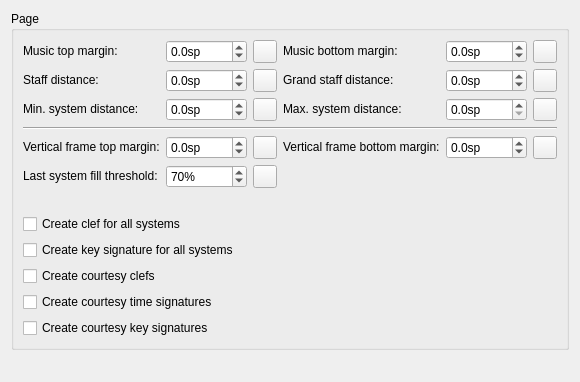
      <widget class="QWidget" name="PagePage">
       <layout class="QVBoxLayout" name="verticalLayout_21">
        <property name="spacing">
         <number>0</number>
        </property>
        <item>
         <widget class="QGroupBox" name="groupBox_13">
          <property name="title">
           <string>Page</string>
          </property>
          <property name="checkable">
           <bool>false</bool>
          </property>
          <layout class="QGridLayout" name="gridLayout_8">
           <item row="4" column="5">
            <widget class="QDoubleSpinBox" name="frameSystemDistance">
             <property name="sizePolicy">
              <sizepolicy hsizetype="Preferred" vsizetype="Fixed">
               <horstretch>0</horstretch>
               <verstretch>0</verstretch>
              </sizepolicy>
             </property>
             <property name="suffix">
              <string>sp</string>
             </property>
             <property name="decimals">
              <number>1</number>
             </property>
             <property name="minimum">
              <double>-100.000000000000000</double>
             </property>
             <property name="singleStep">
              <double>0.500000000000000</double>
             </property>
            </widget>
           </item>
           <item row="4" column="4">
            <widget class="QLabel" name="label_75">
             <property name="sizePolicy">
              <sizepolicy hsizetype="Fixed" vsizetype="Fixed">
               <horstretch>0</horstretch>
               <verstretch>0</verstretch>
              </sizepolicy>
             </property>
             <property name="text">
              <string>Vertical frame bottom margin:</string>
             </property>
             <property name="buddy">
              <cstring>frameSystemDistance</cstring>
             </property>
            </widget>
           </item>
           <item row="1" column="5">
            <widget class="QDoubleSpinBox" name="akkoladeDistance">
             <property name="sizePolicy">
              <sizepolicy hsizetype="Preferred" vsizetype="Fixed">
               <horstretch>0</horstretch>
               <verstretch>0</verstretch>
              </sizepolicy>
             </property>
             <property name="suffix">
              <string>sp</string>
             </property>
             <property name="decimals">
              <number>1</number>
             </property>
             <property name="minimum">
              <double>-1000.000000000000000</double>
             </property>
             <property name="maximum">
              <double>1000.000000000000000</double>
             </property>
             <property name="singleStep">
              <double>0.500000000000000</double>
             </property>
            </widget>
           </item>
           <item row="1" column="3">
            <widget class="QToolButton" name="resetStaffDistance">
             <property name="toolTip">
              <string>Reset to default</string>
             </property>
             <property name="accessibleName">
              <string>Reset 'Staff distance' value</string>
             </property>
             <property name="text">
              <string notr="true"/>
             </property>
             <property name="icon">
              <iconset resource="musescore.qrc">
               <normaloff>:/data/icons/edit-reset.svg</normaloff>:/data/icons/edit-reset.svg</iconset>
             </property>
            </widget>
           </item>
           <item row="0" column="6">
            <widget class="QToolButton" name="resetStaffLowerBorder">
             <property name="toolTip">
              <string>Reset to default</string>
             </property>
             <property name="accessibleName">
              <string>Reset 'Music bottom margin' value</string>
             </property>
             <property name="text">
              <string notr="true"/>
             </property>
             <property name="icon">
              <iconset resource="musescore.qrc">
               <normaloff>:/data/icons/edit-reset.svg</normaloff>:/data/icons/edit-reset.svg</iconset>
             </property>
            </widget>
           </item>
           <item row="1" column="6">
            <widget class="QToolButton" name="resetAkkoladeDistance">
             <property name="toolTip">
              <string>Reset to default</string>
             </property>
             <property name="accessibleName">
              <string>Reset 'Grand staff distance' value</string>
             </property>
             <property name="text">
              <string notr="true"/>
             </property>
             <property name="icon">
              <iconset resource="musescore.qrc">
               <normaloff>:/data/icons/edit-reset.svg</normaloff>:/data/icons/edit-reset.svg</iconset>
             </property>
            </widget>
           </item>
           <item row="2" column="4">
            <widget class="QLabel" name="label_191">
             <property name="sizePolicy">
              <sizepolicy hsizetype="Fixed" vsizetype="Fixed">
               <horstretch>0</horstretch>
               <verstretch>0</verstretch>
              </sizepolicy>
             </property>
             <property name="text">
              <string>Max. system distance:</string>
             </property>
             <property name="buddy">
              <cstring>maxSystemDistance</cstring>
             </property>
            </widget>
           </item>
           <item row="0" column="3">
            <widget class="QToolButton" name="resetStaffUpperBorder">
             <property name="toolTip">
              <string>Reset to default</string>
             </property>
             <property name="accessibleName">
              <string>Reset 'Music top margin' value</string>
             </property>
             <property name="text">
              <string notr="true"/>
             </property>
             <property name="icon">
              <iconset resource="musescore.qrc">
               <normaloff>:/data/icons/edit-reset.svg</normaloff>:/data/icons/edit-reset.svg</iconset>
             </property>
            </widget>
           </item>
           <item row="1" column="4">
            <widget class="QLabel" name="label_70">
             <property name="sizePolicy">
              <sizepolicy hsizetype="Fixed" vsizetype="Fixed">
               <horstretch>0</horstretch>
               <verstretch>0</verstretch>
              </sizepolicy>
             </property>
             <property name="text">
              <string>Grand staff distance:</string>
             </property>
             <property name="buddy">
              <cstring>akkoladeDistance</cstring>
             </property>
            </widget>
           </item>
           <item row="2" column="5">
            <widget class="QDoubleSpinBox" name="maxSystemDistance">
             <property name="sizePolicy">
              <sizepolicy hsizetype="Preferred" vsizetype="Fixed">
               <horstretch>0</horstretch>
               <verstretch>0</verstretch>
              </sizepolicy>
             </property>
             <property name="suffix">
              <string>sp</string>
             </property>
             <property name="decimals">
              <number>1</number>
             </property>
             <property name="minimum">
              <double>0.000000000000000</double>
             </property>
             <property name="maximum">
              <double>1000.000000000000000</double>
             </property>
             <property name="singleStep">
              <double>0.500000000000000</double>
             </property>
            </widget>
           </item>
           <item row="4" column="3">
            <widget class="QToolButton" name="resetSystemFrameDistance">
             <property name="toolTip">
              <string>Reset to default</string>
             </property>
             <property name="accessibleName">
              <string>Reset 'Vertical frame top margin' value</string>
             </property>
             <property name="text">
              <string notr="true"/>
             </property>
             <property name="icon">
              <iconset resource="musescore.qrc">
               <normaloff>:/data/icons/edit-reset.svg</normaloff>:/data/icons/edit-reset.svg</iconset>
             </property>
            </widget>
           </item>
           <item row="0" column="4">
            <widget class="QLabel" name="label_78">
             <property name="sizePolicy">
              <sizepolicy hsizetype="Fixed" vsizetype="Fixed">
               <horstretch>0</horstretch>
               <verstretch>0</verstretch>
              </sizepolicy>
             </property>
             <property name="text">
              <string>Music bottom margin:</string>
             </property>
             <property name="buddy">
              <cstring>staffLowerBorder</cstring>
             </property>
            </widget>
           </item>
           <item row="2" column="3">
            <widget class="QToolButton" name="resetMinSystemDistance">
             <property name="toolTip">
              <string>Reset to default</string>
             </property>
             <property name="accessibleName">
              <string>Reset 'Min. system distance' value</string>
             </property>
             <property name="text">
              <string notr="true"/>
             </property>
             <property name="icon">
              <iconset resource="musescore.qrc">
               <normaloff>:/data/icons/edit-reset.svg</normaloff>:/data/icons/edit-reset.svg</iconset>
             </property>
            </widget>
           </item>
           <item row="5" column="3">
            <widget class="QToolButton" name="resetLastSystemFillThreshold">
             <property name="toolTip">
              <string>Reset to default</string>
             </property>
             <property name="accessibleName">
              <string>Reset 'Last system fill threshold' value</string>
             </property>
             <property name="text">
              <string notr="true"/>
             </property>
             <property name="icon">
              <iconset resource="musescore.qrc">
               <normaloff>:/data/icons/edit-reset.svg</normaloff>:/data/icons/edit-reset.svg</iconset>
             </property>
            </widget>
           </item>
           <item row="0" column="5">
            <widget class="QDoubleSpinBox" name="staffLowerBorder">
             <property name="sizePolicy">
              <sizepolicy hsizetype="Preferred" vsizetype="Fixed">
               <horstretch>0</horstretch>
               <verstretch>0</verstretch>
              </sizepolicy>
             </property>
             <property name="suffix">
              <string>sp</string>
             </property>
             <property name="decimals">
              <number>1</number>
             </property>
             <property name="minimum">
              <double>-1000.000000000000000</double>
             </property>
             <property name="maximum">
              <double>1000.000000000000000</double>
             </property>
             <property name="singleStep">
              <double>0.500000000000000</double>
             </property>
            </widget>
           </item>
           <item row="2" column="6">
            <widget class="QToolButton" name="resetMaxSystemDistance">
             <property name="toolTip">
              <string>Reset to default</string>
             </property>
             <property name="accessibleName">
              <string>Reset 'Max. system distance' value</string>
             </property>
             <property name="text">
              <string notr="true"/>
             </property>
             <property name="icon">
              <iconset resource="musescore.qrc">
               <normaloff>:/data/icons/edit-reset.svg</normaloff>:/data/icons/edit-reset.svg</iconset>
             </property>
            </widget>
           </item>
           <item row="4" column="6">
            <widget class="QToolButton" name="resetFrameSystemDistance">
             <property name="toolTip">
              <string>Reset to default</string>
             </property>
             <property name="accessibleName">
              <string>Reset 'Vertical frame bottom margin' value</string>
             </property>
             <property name="text">
              <string notr="true"/>
             </property>
             <property name="icon">
              <iconset resource="musescore.qrc">
               <normaloff>:/data/icons/edit-reset.svg</normaloff>:/data/icons/edit-reset.svg</iconset>
             </property>
            </widget>
           </item>
           <item row="4" column="2">
            <widget class="QDoubleSpinBox" name="systemFrameDistance">
             <property name="sizePolicy">
              <sizepolicy hsizetype="Preferred" vsizetype="Fixed">
               <horstretch>0</horstretch>
               <verstretch>0</verstretch>
              </sizepolicy>
             </property>
             <property name="suffix">
              <string>sp</string>
             </property>
             <property name="decimals">
              <number>1</number>
             </property>
             <property name="minimum">
              <double>-100.000000000000000</double>
             </property>
             <property name="singleStep">
              <double>0.500000000000000</double>
             </property>
            </widget>
           </item>
           <item row="5" column="2">
            <widget class="QSpinBox" name="lastSystemFillThreshold">
             <property name="sizePolicy">
              <sizepolicy hsizetype="Preferred" vsizetype="Fixed">
               <horstretch>0</horstretch>
               <verstretch>0</verstretch>
              </sizepolicy>
             </property>
             <property name="suffix">
              <string notr="true">%</string>
             </property>
             <property name="maximum">
              <number>100</number>
             </property>
             <property name="value">
              <number>70</number>
             </property>
            </widget>
           </item>
           <item row="2" column="2">
            <widget class="QDoubleSpinBox" name="minSystemDistance">
             <property name="sizePolicy">
              <sizepolicy hsizetype="Preferred" vsizetype="Fixed">
               <horstretch>0</horstretch>
               <verstretch>0</verstretch>
              </sizepolicy>
             </property>
             <property name="suffix">
              <string>sp</string>
             </property>
             <property name="decimals">
              <number>1</number>
             </property>
             <property name="minimum">
              <double>-1000.000000000000000</double>
             </property>
             <property name="maximum">
              <double>1000.000000000000000</double>
             </property>
             <property name="singleStep">
              <double>0.500000000000000</double>
             </property>
            </widget>
           </item>
           <item row="1" column="2">
            <widget class="QDoubleSpinBox" name="staffDistance">
             <property name="sizePolicy">
              <sizepolicy hsizetype="Preferred" vsizetype="Fixed">
               <horstretch>0</horstretch>
               <verstretch>0</verstretch>
              </sizepolicy>
             </property>
             <property name="suffix">
              <string>sp</string>
             </property>
             <property name="decimals">
              <number>1</number>
             </property>
             <property name="minimum">
              <double>-1000.000000000000000</double>
             </property>
             <property name="maximum">
              <double>1000.000000000000000</double>
             </property>
             <property name="singleStep">
              <double>0.500000000000000</double>
             </property>
            </widget>
           </item>
           <item row="0" column="2">
            <widget class="QDoubleSpinBox" name="staffUpperBorder">
             <property name="sizePolicy">
              <sizepolicy hsizetype="Preferred" vsizetype="Fixed">
               <horstretch>0</horstretch>
               <verstretch>0</verstretch>
              </sizepolicy>
             </property>
             <property name="suffix">
              <string>sp</string>
             </property>
             <property name="decimals">
              <number>1</number>
             </property>
             <property name="minimum">
              <double>-1000.000000000000000</double>
             </property>
             <property name="maximum">
              <double>1000.000000000000000</double>
             </property>
             <property name="singleStep">
              <double>0.500000000000000</double>
             </property>
            </widget>
           </item>
           <item row="0" column="1">
            <widget class="QLabel" name="label_76">
             <property name="sizePolicy">
              <sizepolicy hsizetype="Fixed" vsizetype="Fixed">
               <horstretch>0</horstretch>
               <verstretch>0</verstretch>
              </sizepolicy>
             </property>
             <property name="text">
              <string>Music top margin:</string>
             </property>
             <property name="buddy">
              <cstring>staffUpperBorder</cstring>
             </property>
            </widget>
           </item>
           <item row="1" column="1">
            <widget class="QLabel" name="label_69">
             <property name="sizePolicy">
              <sizepolicy hsizetype="Fixed" vsizetype="Fixed">
               <horstretch>0</horstretch>
               <verstretch>0</verstretch>
              </sizepolicy>
             </property>
             <property name="text">
              <string>Staff distance:</string>
             </property>
             <property name="buddy">
              <cstring>staffDistance</cstring>
             </property>
            </widget>
           </item>
           <item row="2" column="1">
            <widget class="QLabel" name="label_73">
             <property name="sizePolicy">
              <sizepolicy hsizetype="Fixed" vsizetype="Fixed">
               <horstretch>0</horstretch>
               <verstretch>0</verstretch>
              </sizepolicy>
             </property>
             <property name="text">
              <string>Min. system distance:</string>
             </property>
             <property name="buddy">
              <cstring>minSystemDistance</cstring>
             </property>
            </widget>
           </item>
           <item row="4" column="1">
            <widget class="QLabel" name="label_74">
             <property name="sizePolicy">
              <sizepolicy hsizetype="Fixed" vsizetype="Fixed">
               <horstretch>0</horstretch>
               <verstretch>0</verstretch>
              </sizepolicy>
             </property>
             <property name="text">
              <string>Vertical frame top margin:</string>
             </property>
             <property name="buddy">
              <cstring>systemFrameDistance</cstring>
             </property>
            </widget>
           </item>
           <item row="5" column="1">
            <widget class="QLabel" name="label_77">
             <property name="sizePolicy">
              <sizepolicy hsizetype="Fixed" vsizetype="Fixed">
               <horstretch>0</horstretch>
               <verstretch>0</verstretch>
              </sizepolicy>
             </property>
             <property name="text">
              <string>Last system fill threshold:</string>
             </property>
             <property name="buddy">
              <cstring>lastSystemFillThreshold</cstring>
             </property>
            </widget>
           </item>
           <item row="6" column="1">
            <spacer name="verticalSpacer_9">
             <property name="orientation">
              <enum>Qt::Vertical</enum>
             </property>
             <property name="sizeType">
              <enum>QSizePolicy::Fixed</enum>
             </property>
             <property name="sizeHint" stdset="0">
              <size>
               <width>20</width>
               <height>20</height>
              </size>
             </property>
            </spacer>
           </item>
           <item row="3" column="1" colspan="6">
            <widget class="QFrame" name="frame_3">
             <property name="frameShape">
              <enum>QFrame::HLine</enum>
             </property>
             <property name="frameShadow">
              <enum>QFrame::Sunken</enum>
             </property>
            </widget>
           </item>
           <item row="7" column="1" colspan="3">
            <widget class="QCheckBox" name="genClef">
             <property name="text">
              <string>Create clef for all systems</string>
             </property>
            </widget>
           </item>
           <item row="8" column="1" colspan="3">
            <widget class="QCheckBox" name="genKeysig">
             <property name="text">
              <string>Create key signature for all systems</string>
             </property>
            </widget>
           </item>
           <item row="9" column="1" colspan="3">
            <widget class="QCheckBox" name="genCourtesyClef">
             <property name="text">
              <string>Create courtesy clefs</string>
             </property>
            </widget>
           </item>
           <item row="10" column="1" colspan="3">
            <widget class="QCheckBox" name="genCourtesyTimesig">
             <property name="text">
              <string>Create courtesy time signatures</string>
             </property>
            </widget>
           </item>
           <item row="11" column="1" colspan="3">
            <widget class="QCheckBox" name="genCourtesyKeysig">
             <property name="text">
              <string>Create courtesy key signatures</string>
             </property>
            </widget>
           </item>
          </layout>
         </widget>
        </item>
        <item>
         <spacer>
          <property name="orientation">
           <enum>Qt::Vertical</enum>
          </property>
          <property name="sizeHint" stdset="0">
           <size>
            <width>137</width>
            <height>21</height>
           </size>
          </property>
         </spacer>
        </item>
       </layout>
      </widget>
